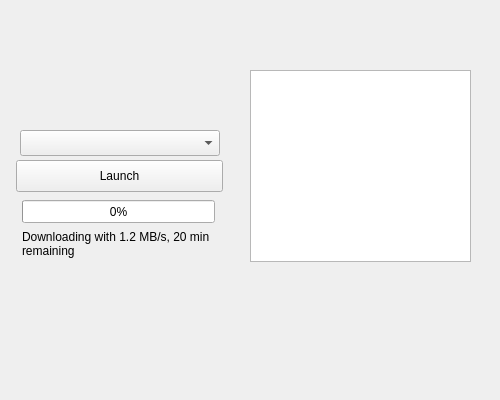
<?xml version="1.0" encoding="UTF-8"?>
<ui version="4.0">
 <class>MainWindow</class>
 <widget class="QMainWindow" name="MainWindow">
  <property name="geometry">
   <rect>
    <x>0</x>
    <y>0</y>
    <width>500</width>
    <height>400</height>
   </rect>
  </property>
  <property name="windowTitle">
   <string>Sleepy Imp Studios Beta Launcher</string>
  </property>
  <widget class="QWidget" name="centralWidget">
   <widget class="QComboBox" name="comboBox">
    <property name="geometry">
     <rect>
      <x>20</x>
      <y>130</y>
      <width>200</width>
      <height>26</height>
     </rect>
    </property>
    <property name="toolTip">
     <string>Select Game to play</string>
    </property>
    <property name="currentText">
     <string/>
    </property>
   </widget>
   <widget class="QPushButton" name="pushButton">
    <property name="geometry">
     <rect>
      <x>16</x>
      <y>160</y>
      <width>207</width>
      <height>32</height>
     </rect>
    </property>
    <property name="text">
     <string>Launch</string>
    </property>
    <property name="checkable">
     <bool>false</bool>
    </property>
   </widget>
   <widget class="QProgressBar" name="progressBar">
    <property name="enabled">
     <bool>true</bool>
    </property>
    <property name="geometry">
     <rect>
      <x>22</x>
      <y>200</y>
      <width>193</width>
      <height>23</height>
     </rect>
    </property>
    <property name="value">
     <number>0</number>
    </property>
    <property name="textVisible">
     <bool>true</bool>
    </property>
   </widget>
   <widget class="QLabel" name="label">
    <property name="geometry">
     <rect>
      <x>22</x>
      <y>230</y>
      <width>195</width>
      <height>51</height>
     </rect>
    </property>
    <property name="text">
     <string>Downloading with 1.2 MB/s, 20 min remaining</string>
    </property>
    <property name="alignment">
     <set>Qt::AlignLeading|Qt::AlignLeft|Qt::AlignTop</set>
    </property>
    <property name="wordWrap">
     <bool>true</bool>
    </property>
   </widget>
   <widget class="QListWidget" name="listWidget">
    <property name="geometry">
     <rect>
      <x>250</x>
      <y>70</y>
      <width>221</width>
      <height>192</height>
     </rect>
    </property>
   </widget>
  </widget>
 </widget>
 <layoutdefault spacing="6" margin="11"/>
 <resources/>
 <connections/>
</ui>
